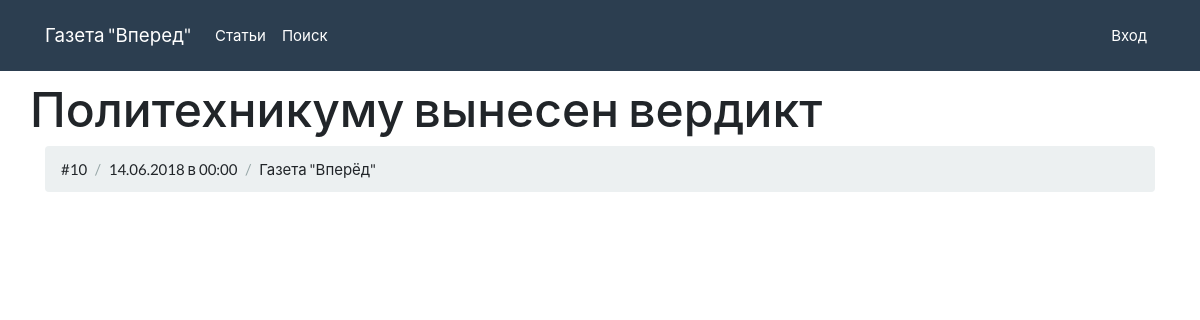
/post.php?id=10, run on the app's committed database.
### tables this page shows
CREATE TABLE "posts" (
	`ID`	INTEGER PRIMARY KEY AUTOINCREMENT,
	`Name`	TEXT NOT NULL,
	`Author`	INTEGER,
	`Date`	INTEGER DEFAULT 0,
	`Content`	TEXT,
	FOREIGN KEY(`Author`) REFERENCES `authors`(`ID`)
);

CREATE TABLE "authors" (
	`ID`	INTEGER PRIMARY KEY AUTOINCREMENT,
	`Name`	TEXT NOT NULL,
	`login`	TEXT NOT NULL,
	`password`	TEXT NOT NULL
);

### includes/sqlite.php (called while the page is built, shortened)
<?php
class DB
{
    private $db;
    public function __construct($dbfile = ':memory:')
    {
        $this->db = new SQLite3($dbfile);
        $this->db->createFunction('lower', 'lower');
    }
    public function query(string $query)
    {
        $result = $this->db->query($query);
        $array = array();
        while ($row = $result->fetchArray()) {
            $array[] = $row;
        }
        return $array;
    }
    public function select($table, $fields = '*', string $where = '1', $order = array(), int $limit = -1, int $offset = 0)
    {
        $_order = '';
        $countOrder = count($order);
        if ($countOrder > 0) {
            if ($countOrder == 1) {
                $_order .= '`' . $order[0] . '`';
            } else {
                $_order .= '`' . $order[0] . '` ' . $order[1];
            }
            $order = 'ORDER BY ' . $_order;
        } else {
            $order = '';
        }
        if ($limit >= 0) {
            $limit = 'LIMIT ' . $offset . ', ' . $limit;
        } else {
            $limit = '';
        }
        if (!is_array($table)) $table = array($table);
        $tables = '';
        $countTables = count($table);
        for($i = 0; $i < $countTables; $i++) {
            $tables .= '`' . $table[$i] . '`';;
        }
        $query = "SELECT $fields FROM $tables WHERE $where $order $limit;";
        $result = $this->query($query);
        return $result;
    }
    public function selectOne($table, $fields = '*', string $where = '1', $order = array(), int $offset = 0)
    {
        $result = $this->select($table, $fields, $where, $order, 1, $offset);
        return $result[0];
    }
}

### post.php (the view, shortened to what this page needs)
<?php
include "includes/header.php";
$id = (int)$_GET['id'];
$db = new DB('archive.db');
$post = $db->selectOne('posts', '*', '`id` = ' . $id);
$author = $db->selectOne('authors', 'Name', '`id` = ' . $post['Author']);
?>
    <main class="container">
        <div class="row">
            <h1><?= $post['Name']; ?></h1>
            <div class="col-12">
                <ol class="post-info breadcrumb">
                    <li class="breadcrumb-item">
                        #<?= $post['ID']; ?>
                    </li>
                    <li class="breadcrumb-item">
                        <?= date('d.m.Y в H:i ', $post['Date']); ?>
                    </li>
                    <li class="breadcrumb-item">
                        <?= $author['Name']; ?>
                    </li>
                </ol>
            </div>
        </div>
    </main>
<?php
include "includes/footer.php";

### style.css (style rules this page uses)
body { padding-top: 80px; }

### data on the page
posts: Name "Политехникуму вынесен вердикт", ID "10", Date "14.06.2018 в 00:00"
authors: Name "Газета \"Вперёд\""
